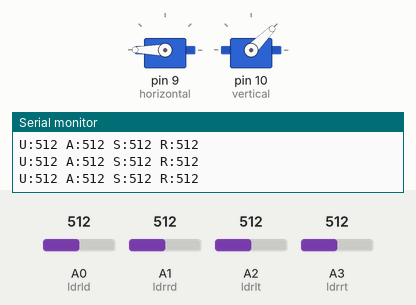
A sketch run on a simulated Arduino Uno, built with avr-gcc and run on an emulated ATmega328P. Shown: 2 × servo, the last lines printed to the serial monitor. The inputs (shaded band) are chosen by the test bench; at power-on: A0 (ldrld) = 512, A1 (ldrrd) = 512, A3 (ldrrt) = 512, A2 (ldrlt) = 512.

Above: at 3.2 s.
3.3 s: A0 (ldrld) set to 677
6.3 s: A0 (ldrld) set to 708
At 6.79 s:
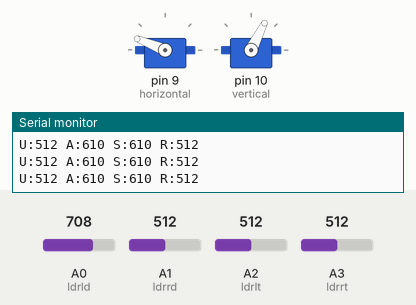
At 7.41 s:
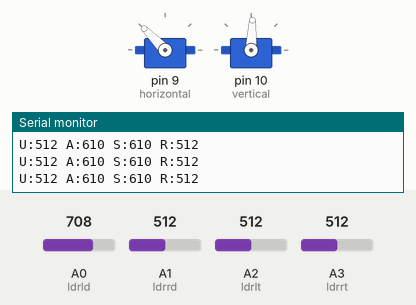
9.3 s: A1 (ldrrd) set to 146
12.3 s: A1 (ldrrd) set to 120
At 15.2 s:
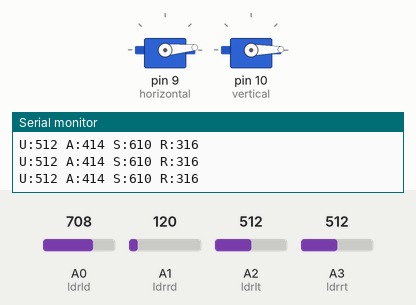
15.3 s: A3 (ldrrt) set to 144
16.8 s: A3 (ldrrt) set to 127
At 20.0 s:
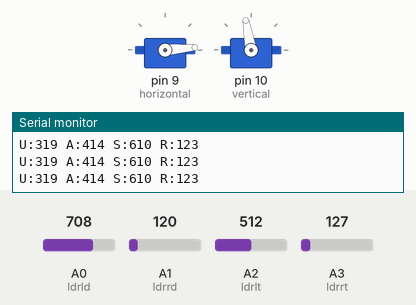
Timing chart, 0 to 20.8 s (numbered marks = the images above; inputs shaded):
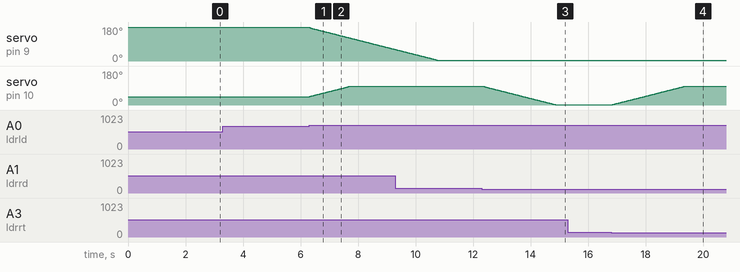

The sketch:

gunes.ino
```cpp
#include <Servo.h>

Servo horizontal; // Yatay servo
Servo vertical;   // Dikey servo

int servoh = 180;
int servov = 45;

int servohLimitHigh = 175;
int servohLimitLow  = 5;

int servovLimitHigh = 100;
int servovLimitLow  = 1;

// LDR pinleri
int ldrlt = A2; // Sol üst
int ldrrt = A3; // Sağ üst
int ldrld = A0; // Sol alt
int ldrrd = A1; // Sağ alt

void setup() {
  Serial.begin(9600);
  horizontal.attach(9);
  vertical.attach(10);

  horizontal.write(servoh);
  vertical.write(servov);
  delay(2000);
}

void loop() {

  int lt = analogRead(ldrlt);
  int rt = analogRead(ldrrt);
  int ld = analogRead(ldrld);
  int rd = analogRead(ldrrd);

  int dtime = 10;
  int tol = 90;

  int avt = (lt + rt) / 2; // Üst ortalama
  int avd = (ld + rd) / 2; // Alt ortalama
  int avl = (lt + ld) / 2; // Sol ortalama
  int avr = (rt + rd) / 2; // Sağ ortalama

  int dvert  = avt - avd;
  int dhoriz = avl - avr;

  // Debug çıktısı
  Serial.print("U:");
  Serial.print(avt);
  Serial.print(" A:");
  Serial.print(avd);
  Serial.print(" S:");
  Serial.print(avl);
  Serial.print(" R:");
  Serial.println(avr);

  // 🔼 Dikey servo kontrolü
  if (abs(dvert) > tol) {
    if (avt < avd) servov++;
    else           servov--;

    servov = constrain(servov, servovLimitLow, servovLimitHigh);
    vertical.write(servov);
  }

  // 🔄 Yatay servo kontrolü
  if (abs(dhoriz) > tol) {
    if (avl > avr) servoh--;
    else           servoh++;

    servoh = constrain(servoh, servohLimitLow, servohLimitHigh);
    horizontal.write(servoh);
  }

  delay(dtime);
}
```

Measured:
- the behaviour switches between 693 and 694 on A0 (ldrld) (found by bisection; images 0 and 1)
- the behaviour switches between 136 and 135 on A1 (ldrrd) (found by bisection; images 2 and 3)
- the behaviour switches between 136 and 135 on A3 (ldrrt) (found by bisection; images 3 and 4)
- after the input at 6.3 s, servo on pin 9 (horizontal): moves from 180° to 61° over 3.0 s, starting at once; servo on pin 10 (vertical): moves from 45° to 100° over 1.4 s, starting at once
- after the input at 12.3 s, servo on pin 10 (vertical): moves from 100° to 1° over 2.5 s, starting at once
- after the input at 16.8 s, servo on pin 10 (vertical): moves from 1° to 100° over 2.5 s, starting at once
